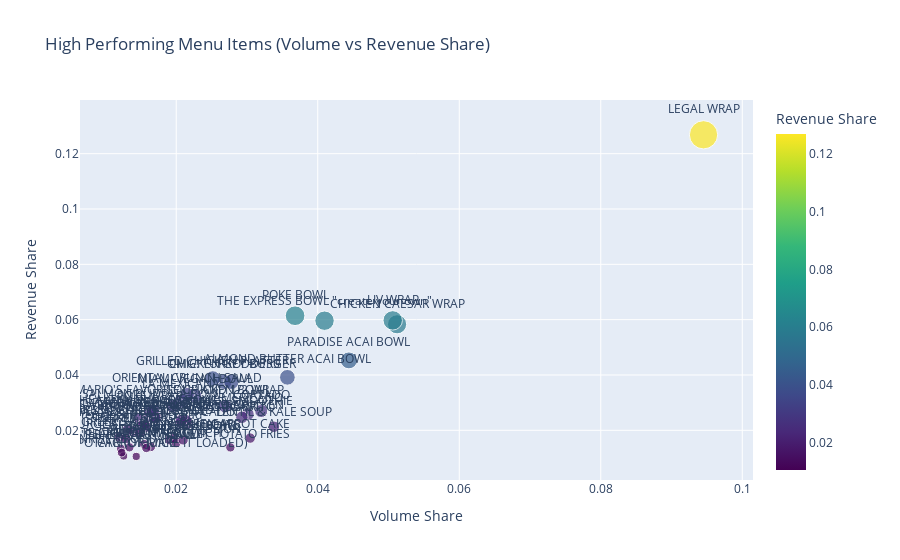

The notebook cell saved with this chart:
### Code cell
import pandas as pd
import plotly.express as px

# Assuming df has the necessary columns

# Step 1: Compute total volume & revenue per group (e.g., per StoreId, OrderType, WeekStartDate)
df['total_volume'] = df.groupby(['StoreId', 'OrderType', 'WeekStartDate'])['item_weekly_volumn'].transform('sum')
df['total_revenue'] = df.groupby(['StoreId', 'OrderType', 'WeekStartDate'])['item_weekly_revenue'].transform('sum')

# Step 2: Calculate share columns
df['volume_share'] = df['item_weekly_volumn'] / df['total_volume']
df['revenue_share'] = df['item_weekly_revenue'] / df['total_revenue']

# Step 3: Aggregate over time to get average share per MenuItem
agg_df = df.groupby('MenuItemName')[['volume_share', 'revenue_share']].mean().reset_index()

# Step 4: Filter items where both volume and revenue shares are above average
mean_volume_share = agg_df['volume_share'].mean()
mean_revenue_share = agg_df['revenue_share'].mean()

high_performers = agg_df[
    (agg_df['volume_share'] > mean_volume_share) &
    (agg_df['revenue_share'] > mean_revenue_share)
]

# Step 5: Plot
fig = px.scatter(
    high_performers,
    x='volume_share',
    y='revenue_share',
    text='MenuItemName',
    title='High Performing Menu Items (Volume vs Revenue Share)',
    labels={
        'volume_share': 'Volume Share',
        'revenue_share': 'Revenue Share'
    },
    size='revenue_share',
    color='revenue_share',
    color_continuous_scale='Viridis'
)

fig.update_traces(textposition='top center')
fig.show()

### Figure 1 — Plotly figure (JSON) as saved in the notebook; plotly's stock layout.template omitted (floating-point values rounded to 4 significant figures)
{"data": [{"hovertemplate": "Volume Share=%{x}<br>Revenue Share=%{marker.color}<br>MenuItemName=%{text}<extra></extra>", "legendgroup": "", "marker": {"color": [0.03915, 0.02583, 0.01493, 0.01398, 0.01977, 0.01719, 0.01055, 0.05833, 0.03751, 0.02697, 0.02417, 0.02269, 0.01763, 0.02165, 0.03871, 0.02504, 0.0227, 0.0133, 0.01655, 0.02469, 0.03061, 0.1268, 0.02128, 0.05974, 0.02452, 0.02879, 0.03249, 0.02469, 0.02011, 0.03752, 0.03288, 0.04527, 0.0136, 0.02158, 0.01072, 0.06142, 0.02674, 0.02356, 0.0271, 0.01705, 0.02871, 0.01543, 0.01193, 0.01383, 0.02358, 0.0165, 0.05962, 0.02126, 0.01914, 0.01386, 0.01701], "coloraxis": "coloraxis", "size": [0.03915, 0.02583, 0.01493, 0.01398, 0.01977, 0.01719, 0.01055, 0.05833, 0.03751, 0.02697, 0.02417, 0.02269, 0.01763, 0.02165, 0.03871, 0.02504, 0.0227, 0.0133, 0.01655, 0.02469, 0.03061, 0.1268, 0.02128, 0.05974, 0.02452, 0.02879, 0.03249, 0.02469, 0.02011, 0.03752, 0.03288, 0.04527, 0.0136, 0.02158, 0.01072, 0.06142, 0.02674, 0.02356, 0.0271, 0.01705, 0.02871, 0.01543, 0.01193, 0.01383, 0.02358, 0.0165, 0.05962, 0.02126, 0.01914, 0.01386, 0.01701], "sizemode": "area", "sizeref": 0.0003171, "symbol": "circle"}, "mode": "markers+text", "name": "", "orientation": "v", "showlegend": false, "text": ["ALMOND BUTTER ACAI BOWL", "AMERICANO", "BERRY WILD", "BLUE MAGIC", "CAESAR SALAD", "CARROT CAKE", "CARROT JUICE", "CHICKEN CAESAR WRAP", "CHICKEN GODDESS", "CORTADO", "CRISPY CHICKEN PLATTER", "CRUNCHY AVOCADO TOAST", "GREEK SALAD", "GREEN GODDESS SALAD", "GRILLED CHICKEN PLATTER", "HEALTHY BURGER BOWL", "HUEVOS RANCHEROS BURRITO", "JESSIE'S BREAKFAST BOWL", "JOSH'S OVERNIGHT OATS", "JULIE'S SMOOTHIE", "LA MEXICANA", "LEGAL WRAP", "LENTIL & KALE SOUP", "LIV WRAP", "MAHI-MAHI WRAP", "MARIO'S FAVORITE CHICKEN BOWL", "MIAMI VEGAN BOWL", "MIAMI VEGAN BOWL", "Mediterranean Herb Salad", "OMG! TURKEY BURGER", "ORIENTAL CRUNCH SALAD", "PARADISE ACAI BOWL", "PEANUT BUTTER CUP", "PESTO CHICKEN BOWL", "PLAIN SWEET POTATO (OR MAKE IT LOADED)", "POKE BOWL", "POKE WRAP", "SALAD AND 1/2 WRAP", "SALMON BUDDHA BOWL", "SKINNY GREEN", "SOUP AND 1/2 WRAP", "STRAWBERRY PASSION", "SUNRISE CROISSANT", "SWEET POTATO FRIES", "SWEET POTATO W/GRILLED CHICKEN", "THE EXPRESS BOWL", "THE EXPRESS BOWL \"create your own\"", "TUNA-CADO or CHICKEN-CADO", "TURKEY BURGER", "ULTIMATE CROISSANT EGGWICH", "VEGGIE BURGER (*contains walnuts)"], "textposition": "top center", "type": "scatter", "x": [0.03571, 0.03012, 0.01548, 0.01641, 0.01396, 0.03046, 0.01435, 0.05121, 0.02679, 0.03201, 0.01481, 0.02068, 0.01199, 0.01541, 0.02516, 0.01622, 0.02164, 0.0122, 0.01908, 0.02928, 0.02071, 0.09453, 0.0338, 0.0506, 0.01715, 0.01948, 0.02261, 0.01695, 0.01314, 0.02779, 0.02153, 0.0444, 0.01577, 0.01514, 0.01257, 0.0368, 0.01628, 0.02134, 0.01672, 0.01968, 0.02691, 0.01998, 0.01228, 0.02765, 0.02071, 0.02098, 0.04096, 0.0157, 0.01487, 0.01338, 0.01284], "xaxis": "x", "y": [0.03915, 0.02583, 0.01493, 0.01398, 0.01977, 0.01719, 0.01055, 0.05833, 0.03751, 0.02697, 0.02417, 0.02269, 0.01763, 0.02165, 0.03871, 0.02504, 0.0227, 0.0133, 0.01655, 0.02469, 0.03061, 0.1268, 0.02128, 0.05974, 0.02452, 0.02879, 0.03249, 0.02469, 0.02011, 0.03752, 0.03288, 0.04527, 0.0136, 0.02158, 0.01072, 0.06142, 0.02674, 0.02356, 0.0271, 0.01705, 0.02871, 0.01543, 0.01193, 0.01383, 0.02358, 0.0165, 0.05962, 0.02126, 0.01914, 0.01386, 0.01701], "yaxis": "y"}], "layout": {"coloraxis": {"colorbar": {"title": {"text": "Revenue Share"}}, "colorscale": [[0, "#440154"], [0.1111, "#482878"], [0.2222, "#3e4989"], [0.3333, "#31688e"], [0.4444, "#26828e"], [0.5556, "#1f9e89"], [0.6667, "#35b779"], [0.7778, "#6ece58"], [0.8889, "#b5de2b"], [1, "#fde725"]]}, "legend": {"itemsizing": "constant", "tracegroupgap": 0}, "title": {"text": "High Performing Menu Items (Volume vs Revenue Share)"}, "xaxis": {"anchor": "y", "domain": [0, 1], "title": {"text": "Volume Share"}}, "yaxis": {"anchor": "x", "domain": [0, 1], "title": {"text": "Revenue Share"}}}}
